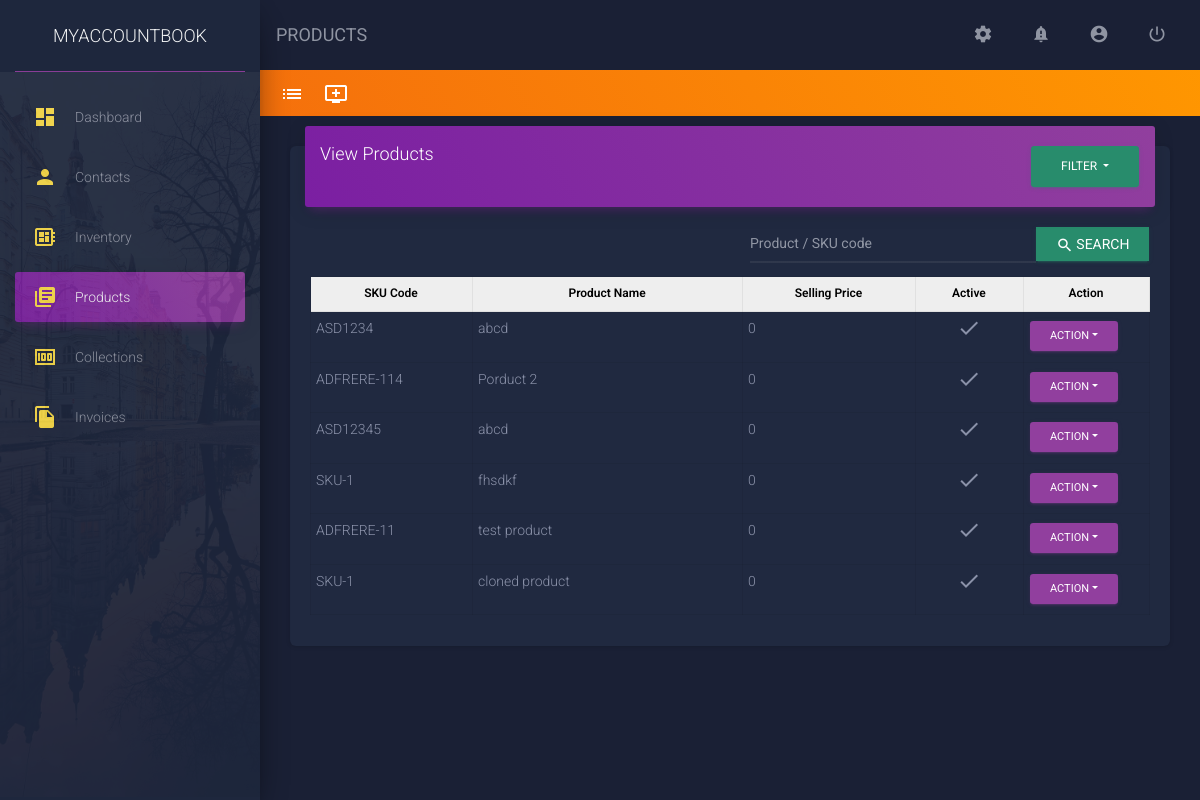
Screenshot of /products/ (signed in) with the database file from the repository.
### app/models/items_model.py (models this page shows, shortened)
class ProductsModel(models.Model):
    user = models.ForeignKey(
        User,
        db_index = True,
        on_delete = models.CASCADE,
        blank = True,
        null = True,
    )
    product_type = models.IntegerField(
        db_index = True,
        choices = items_constant.PRODUCT_TYPE,
        blank = True,
        null = True,
    )
    sku = models.CharField(
        max_length = 20,
        db_index = True,
        null = False,
        blank = False,
    )
    product_name = models.CharField(
        db_index = True,
        blank = False,
        null = False,
        max_length = 250,
    )
    product_description = models.TextField(
        blank = True,
        null = True,
    )
    cost_price = models.IntegerField(
        default = 0,
        db_index = True,
        blank = True,
        null = True,
    )
    selling_price = models.IntegerField(
        db_index = True,
        default = 0.0,
        blank = True,
        null = True,
    )
    discount = models.IntegerField(
        db_index = True,
        default = 0.0,
    )
    tax = models.IntegerField(
        default = 0.0,
        db_index = True,
        null=True,
        blank=True,
    )
    gst = models.IntegerField(
        default = 0.0,
        db_index = True,
        null=True,
        blank=True,
    )
    hsn_code = models.CharField(
        max_length = 250,
        db_index = True,
        blank = True,
        null = True,
    )
    abatement = models.IntegerField(
        default = 0,
        db_index = True,
    )
    unit = models.IntegerField(
        default = 0,
        db_index = True,
        choices = items_constant.UNITS
    )
    is_active = models.BooleanField(
        db_index = True,
        default = True,
        choices = user_constants.IS_TRUE,
    )
    sales_account = models.IntegerField(
        db_index = True,
        null = True,
        blank = True,
        choices = items_constant.SALES_ACCOUNT_CHOICES,
    )
    purchase_account = models.IntegerField(
       db_index = True,
        null = True,
        blank = True,
        choices = items_constant.SALES_ACCOUNT_CHOICES,
    )

### app/views/products.py (the view, shortened to what this page needs)
# urls.py: path('products/', never_cache(login_required(products.view_products)), name = 'view_products'),
def view_products(request, *args, **kwargs):
    template_name = 'app/app_files/products/index.html'
    data = defaultdict()
    data["view"] = ""
    data["css_files"] = []
    data["js_files"] = ['custom_files/js/product.js',]
    data["active_link"] = 'Products'
    data["breadcrumb_title"] = 'PRODUCTS'
    data["included_template"] = 'app/app_files/products/view_products.html'
    a = str(request)
    x = a[-4:-1]
    if(len(a) == 31):
        products = ProductsModel.objects.prefetch_related('productphotos_set').filter(user = request.user)
    else:
        search = a[37:(len(a))-2]
        products = ProductsModel.objects.filter(Q(user = request.user) & Q(sku__icontains = search) | Q(product_name__icontains = search))
    data["products"] = products
    return render(request, template_name, data)

### app/templatetags/common_filters.py (called while the page is built)
@register.simple_tag
def load_css_files(scripts = list()):
    html = []
    for script in scripts:
        html.append('<link rel="stylesheet" href="'+settings.STATIC_URL+script+'"/>')
    return safestring.mark_safe(''.join(html))

@register.simple_tag
def load_javascript_files(scripts = list()):
    html = []
    for script in scripts:
        html.append('<script src="'+settings.STATIC_URL+script+'"></script>')
    return safestring.mark_safe(''.join(html))

### app/templates/app/app_files/products/index.html
{% extends 'app/base/base.html' %}
{% load static %}
{% load common_filters %}
{% load pagination %}
{% block content %}
    <div class="row custom-row" style="padding:10px; background: linear-gradient(60deg,#f5700c,#ff9800);">
        <ul style="list-style:none; margin:0px; color:#FFFFFF; padding:0px;">
            <li class="nav-item" style="float:left;padding:0px 10px;">
                <a href="{% url 'view_products' %}" style="color:#FFFFFF; text-decoration:none; font-size: 20px;" title="View Products As List">
                    <i class="material-icons">list</i>
                </a>
            </li>
            <li class="nav-item" style="float:left;padding:0px 10px;">
                <a href="{% url 'add_products' %}" style="color:#FFFFFF; text-decoration:none; font-size: 20px;" title="Add Product">
                    <i class="material-icons">add_to_queue</i>
                </a>
            </li>
        </ul>
    </div>
<div class="container">
    {% include included_template %}
</div>
{% endblock %}

### app/templates/app/app_files/products/view_products.html (shortened to what this page needs)
<div class="row">
    <div class="col-lg-12">
        <div class="card">
            <div class="card-header card-header-primary">
                <div class="row">
                    <div class="col">
                        <h4>View Products</h4>
                    </div>
                    <div class="col">
                        <form action="{% url 'view_products' %}" method="get">
                            <div class="dropdown">
                                <button class="btn btn-success dropdown-toggle" type="button" id="dropdownMenuButton" data-toggle="dropdown"data-display="static" aria-haspopup="true" aria-expanded="false" style="float: right;">
                                    Filter
                                </button>
                            </div>
                            </form>
                    </div>
                </div>
            </div>
            <div class="card-body">
                <form method="get" action="{% url 'view_products' %}">
                    <div class="input-group pull-right" style="width:400px; margin-bottom:10px;">
                    <input name="search" id="search" type="text" class="form-control" placeholder="Product / SKU code" style="height: 41px !important">
                    <div class="input-group-append">
                        <button class="btn btn-sm btn-success" type="submit" style="border-radius:0px;">
                            <i class="material-icons">search</i> <span style="font-size:14px;">Search</span>
                        </button>
                    </div>
                    </div>
                </form>
                <div class="table">
                    <table class="table-bordered" width="100%" cellspacing="0">
                        <thead  style="background-color: #EEEEEE; color:#000000; font-size:11px">
                            <th class="text-center" style="width:15%;">SKU Code</th>
                            <th class="text-center" style="width: 25%;">Product Name</th>
                            <th class="text-center" style="width: 16%;">Selling Price</th>
                            <th class="text-center" style="width: 10%;">Active</th>
                            <th class="text-center" style="width: 10%;">Action</th>
                        </thead>
                        <tbody>
                            {% for product in products %}
                                <tr id="t{{product.id}}">
                                    <td>{{ product.sku }}</td>
                                    <td>{{ product.product_name }}</td>
                                    <td>{{ product.selling_price }}</td>
                                    <td class="text-center">
                                        {% if product.is_active %}
                                            <i class="material-icons" id="{{product.id}}">check</i>
                                        {% else %}
                                            <i class="material-icons" id="{{product.id}}">clear</i>
                                        {% endif %}
                                    </td>
                                    <td>
                                        <button class="btn btn-primary dropdown-toggle btn-sm" type="button" id="dropdownMenuButton" data-toggle="dropdown" aria-haspopup="true" aria-expanded="false" >Action</button>
                                    </td>
                                </tr>
                            {% endfor %}
                        </tbody>
                    </table>
                </div>
            </div>
        </div>
    </div>
</div>

### app/static/custom_files/css/common.css (style rules this page uses)
@media (min-width: 1200px) { .container { width:100% !important; } }
@media (min-width: 1200px) { .custom-row { margin-right: -3.75rem; } }
.custom-row { padding: 10px; background: linear-gradient(60deg,#f5700c,#ff9800); }
.form-control { height: 20px !important; }
.table th, .table td { padding: 4px 6px 6px 5px; }
#template_body h3, h4,h5 { margin-bottom: 3px; }

### rows the page displays
ProductsModel: sku "ASD1234", product_name "abcd", selling_price "0"
ProductsModel: sku "ADFRERE-114", product_name "Porduct 2", selling_price "0"
ProductsModel: sku "ASD12345", product_name "abcd", selling_price "0"
ProductsModel: sku "SKU-1", product_name "fhsdkf", selling_price "0"
ProductsModel: sku "ADFRERE-11", product_name "test product", selling_price "0"
ProductsModel: sku "SKU-1", product_name "cloned product", selling_price "0"

### other values shown
{{ breadcrumb_title }} "PRODUCTS"
